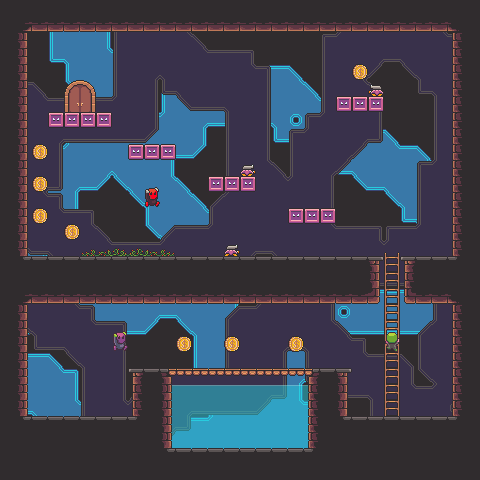

The image is a tile-based game level rendered from a .tmx file. Its description and source (layers, tilesets, objects; grid data summarised) follow:
An orthogonal 30x30 tile map with 16x16 px tiles, 6 tile layers (Sky, Background2, Background, Water, ...).

<map version="1.4" tiledversion="1.4.3" orientation="orthogonal" renderorder="right-down" width="30" height="30" tilewidth="16" tileheight="16" infinite="0" nextlayerid="17" nextobjectid="1">
 <tileset firstgid="1" source="FRBeefcake.tsx" />
 <layer id="9" name="Sky" width="30" height="30">
  <data>[900 cells, 900 non-empty, 1 distinct tile ids]</data>
 </layer>
 <layer id="16" name="Background2" width="30" height="30">
  <data>[900 cells, 427 non-empty, 18 distinct tile ids]</data>
 </layer>
 <layer id="11" name="Background" width="30" height="30">
  <data>[900 cells, 516 non-empty, 18 distinct tile ids]</data>
 </layer>
 <layer id="15" name="Water" width="30" height="30">
  <data>[900 cells, 50 non-empty, 2 distinct tile ids]</data>
 </layer>
 <layer id="10" name="Stage" width="30" height="30">
  <data>[900 cells, 398 non-empty, 26 distinct tile ids]</data>
 </layer>
 <layer id="12" name="Entities" width="30" height="30">
  <data>[900 cells, 17 non-empty, 9 distinct tile ids]</data>
 </layer>
</map>
